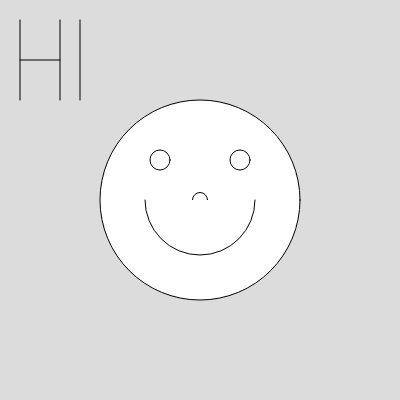
Frame 1 (no input)
Frame 60 (no input): identical to frame 1, image omitted
Frame 120 (the mouse pressed at the canvas centre since frame 60): identical to frame 1, image omitted

The p5.js sketch that drew this single still picture (run headless with seeded random() and noise() and a simulated clock; from frame 60 on, the mouse is pressed at the canvas centre):

// p5.js sketch
// ── sketch.js
/**
* Erika Mesh
* IGME-609: p5.js Demo
*/ 

/**
* setup : Initialization runs once; called automatically
* Summarize code that you add
*/
function setup() {
  createCanvas(400, 400);
}

/**
* draw : Loops forever; called automatically
* Summarize code that you add
*/


function draw() {
  background(220);
  line(20,20,20,100);//H left
line(60,20,60,100);//H Right
	line(20,60,60,60);//H Middle
	line(80,20,80,100);//I
	
	ellipse(200,200,200);//Face
	ellipse(200,200,15);//Nose
	ellipse(160,160,20);//Left Eye
	ellipse(240,160,20);//Right Eye
	arc(200,200,110,110,0,PI);//Mouth
}

 
